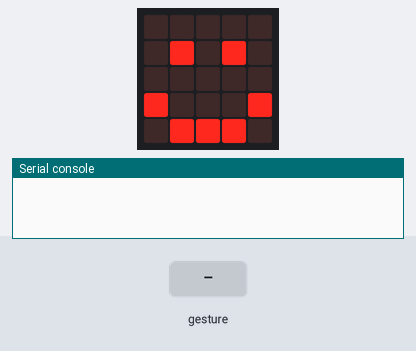
Simulated run of this program. Board: BBC micro:bit running MicroPython. Parts: the board's 5×5 LED display, the last lines printed to the serial console. Inputs (shaded band) come from the test bench. Random numbers come from a fixed seed; a tilt is held for 1.5 s and a shake lasts 1 s, then the board lies face up again.

Above: at 1.2 s.
1.3 s: gesture 'shake'
At 2.2 s:
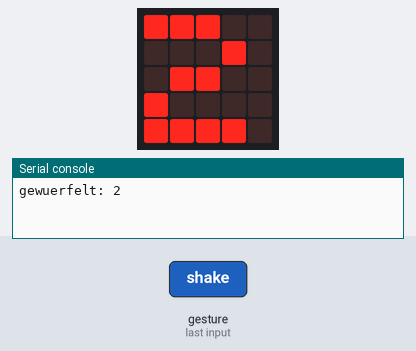
3.0 s: gesture 'shake'
At 3.6 s:
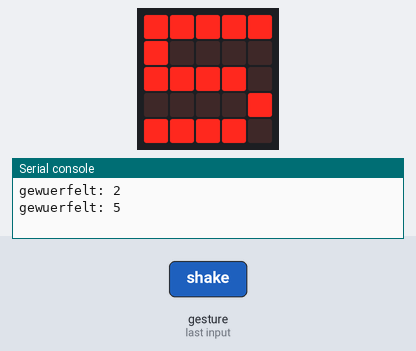
Timing chart, 0 to 6.0 s (numbered marks = the images above; inputs shaded):
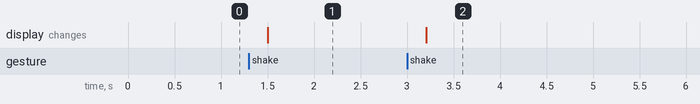

Measured:
- after the input at 1.3 s, the display: changes after 0.20 s (image 1)
- after the input at 3.0 s, the display: changes after 0.21 s (image 2)

The program:

main.py
```python
# Sample: shake-wuerfel  (eingebauter Beschleunigungssensor)
# Board:   BBC micro:bit V2.2
# Sprache: MicroPython
#
# Ziel: Den micro:bit schuetteln wie einen Wuerfelbecher. Nach dem Schuetteln
#       erscheint eine Zufallszahl 1..6 auf der LED-Matrix.
#
# --------------------------------------------------------------------------
# Hardware
# --------------------------------------------------------------------------
#   Nichts anschliessen - der Beschleunigungssensor ist fest eingebaut.
#   Das Schuetteln erkennt der micro:bit selbst als fertige Geste "shake".
# --------------------------------------------------------------------------

from microbit import *
import random

display.show(Image.HAPPY)

while True:
    # was_gesture("shake"): True, wenn seit dem letzten Aufruf geschuettelt wurde
    if accelerometer.was_gesture("shake"):
        augen = random.randint(1, 6)   # ganze Zahl von 1 bis 6 (inklusive)
        display.show(str(augen))
        print("gewuerfelt:", augen)

    sleep(100)
```
